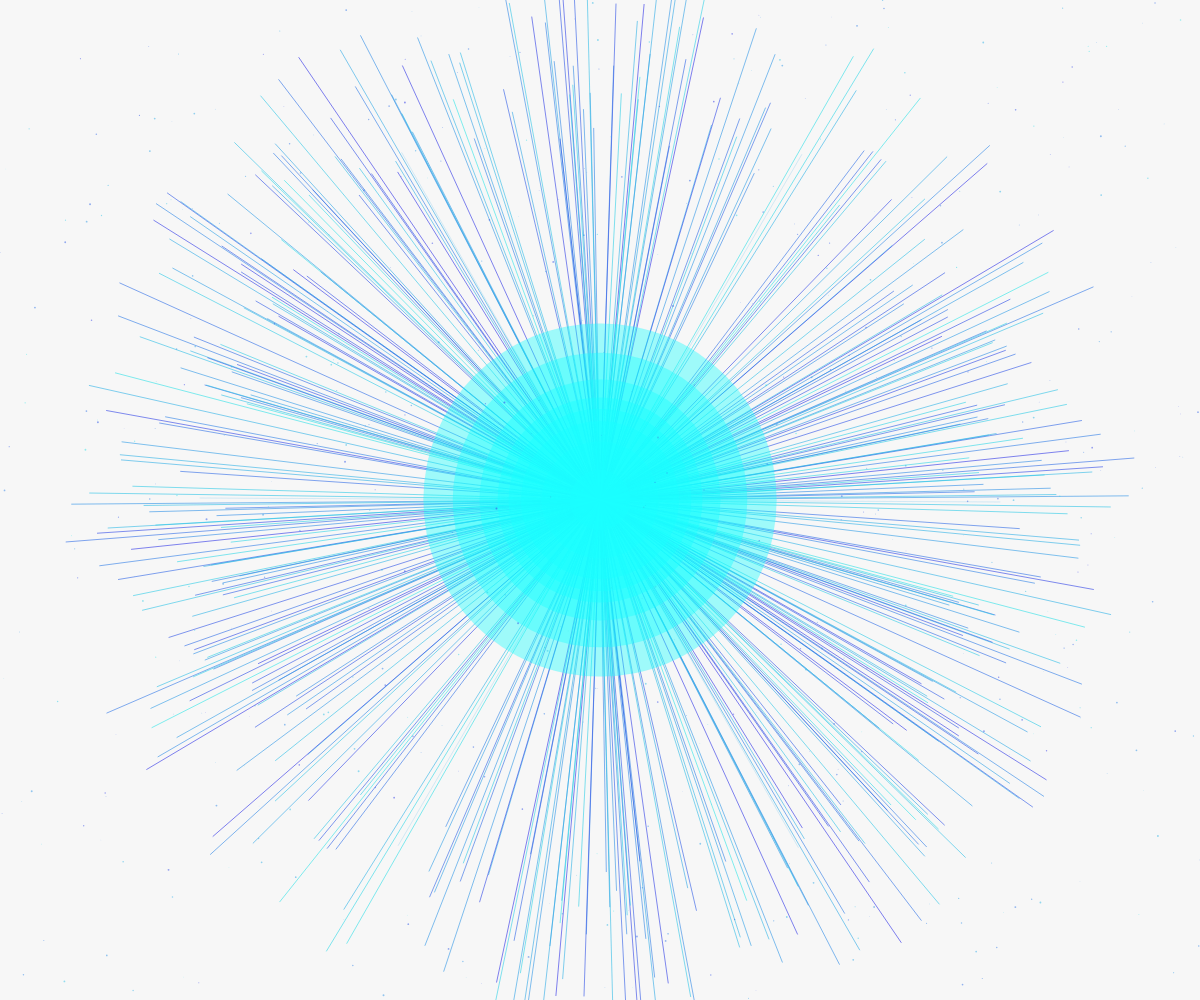
Frame 1 (no input)
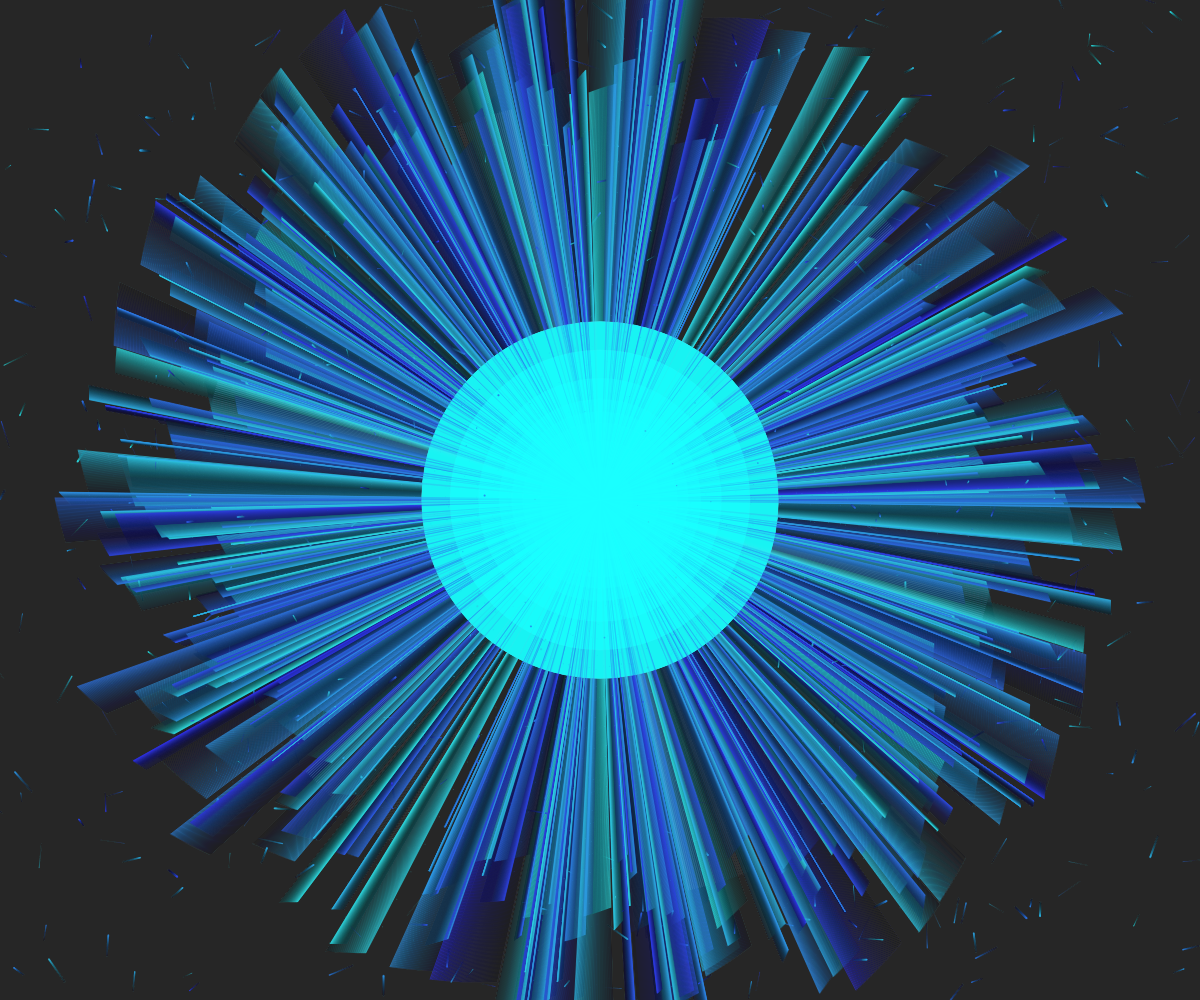
Frame 60 (no input)
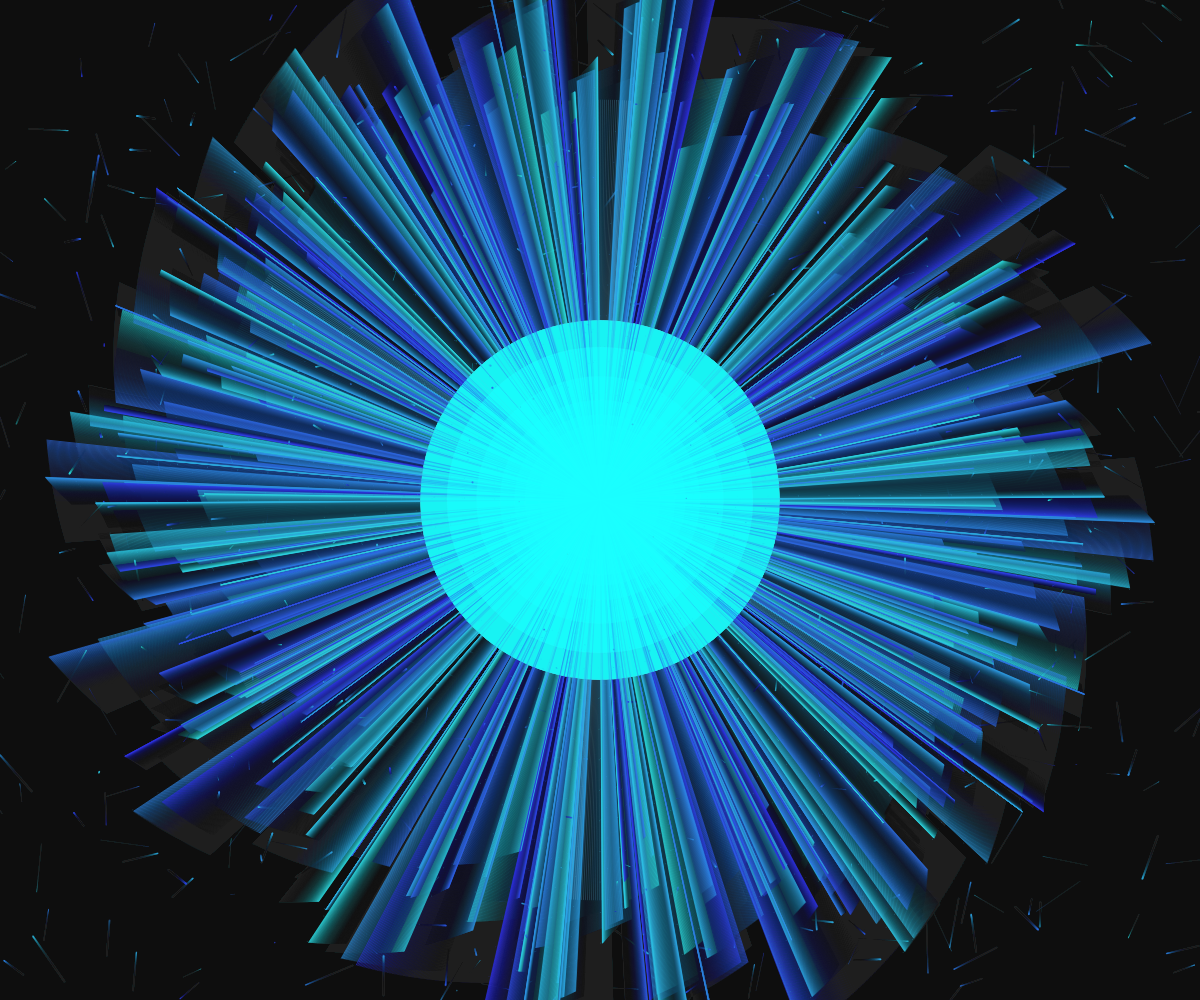
Frame 120 (the mouse pressed at the canvas centre since frame 60)

The p5.js sketch that drew these frames (run headless with seeded random() and noise() and a simulated clock; from frame 60 on, the mouse is pressed at the canvas centre):

// p5.js sketch
// ── sketch.js
let kaleidoLines = [];
let time = 0;
let particles = [];

function setup() {
  createCanvas(windowWidth, windowHeight);
  colorMode(HSB, 360, 100, 100, 1);
  frameRate(30);
  
  // Initialize kaleidoscopic lines
  for (let i = 0; i < 200; i++) {
    kaleidoLines.push({
      angle: random(TWO_PI),
      radius: random(width * 0.3, width * 0.45),
      speed: random(0.001, 0.005),
      hue: random(180, 240),
      age: 0,
      maxAge: random(200, 400),
      phase: random(TWO_PI)
    });
  }
  
  // Initialize particles for fractal effect
  for (let i = 0; i < 500; i++) {
    particles.push({
      x: random(width),
      y: random(height),
      size: random(0.5, 2),
      speed: random(0.1, 0.5),
      angle: random(TWO_PI),
      hue: random(180, 240),
      age: 0,
      maxAge: random(100, 300)
    });
  }
}

function draw() {
  background(0, 0, 5, 0.03);
  
  time += 0.01;
  
  // Draw kaleidoscopic symmetry
  strokeWeight(1);
  for (let i = 0; i < 6; i++) {
    let angle = time * 0.5 + i * TWO_PI / 6;
    let radius = min(width, height) * 0.4;
    let x1 = width/2 + cos(angle) * radius;
    let y1 = height/2 + sin(angle) * radius;
    let x2 = width/2 + cos(angle + PI) * radius;
    let y2 = height/2 + sin(angle + PI) * radius;
    stroke(200, 50, 90, 0.15);
    line(x1, y1, x2, y2);
  }
  
  // Draw evolving geometric patterns
  for (let i = 0; i < kaleidoLines.length; i++) {
    let l = kaleidoLines[i];
    
    // Update line parameters
    l.angle += l.speed * sin(time * 0.3 + l.phase) * 0.5;
    l.radius += sin(time * 0.2 + l.phase) * 0.3;
    l.age++;
    
    // Reset aging lines
    if (l.age > l.maxAge || l.radius < 0 || l.radius > width * 0.5) {
      l.angle = random(TWO_PI);
      l.radius = random(width * 0.3, width * 0.45);
      l.speed = random(0.001, 0.005);
      l.age = 0;
      l.maxAge = random(200, 400);
      l.phase = random(TWO_PI);
    }
    
    // Draw the line
    let x1 = width/2 + cos(l.angle) * l.radius;
    let y1 = height/2 + sin(l.angle) * l.radius;
    let x2 = width/2 + cos(l.angle + PI) * l.radius;
    let y2 = height/2 + sin(l.angle + PI) * l.radius;
    
    stroke(l.hue, 80, 90, 0.6);
    line(x1, y1, x2, y2);
    
    // Draw connecting lines for fractal effect
    if (l.age % 10 === 0) {
      let d = dist(x1, y1, x2, y2); // renamed from 'dist' to avoid conflict
      let segments = floor(d / 30);
      for (let j = 0; j < segments; j++) {
        let t = j / segments;
        let px = lerp(x1, x2, t);
        let py = lerp(y1, y2, t);
        
        // Add slight offset to create fractal texture
        let offset = sin(time * 0.5 + t) * 3;
        let offAngle = l.angle + PI/2;
        px += cos(offAngle) * offset;
        py += sin(offAngle) * offset;
        
        stroke(l.hue, 80, 90, 0.3);
        point(px, py);
      }
    }
  }
  
  // Draw central crystalline structure
  noStroke();
  fill(180, 90, 100, 0.4);
  for (let i = 0; i < 12; i++) {
    let angle = time * 0.3 + i * TWO_PI / 12;
    let radius = 20 + sin(time * 0.7) * 5;
    let x = width/2 + cos(angle) * radius;
    let y = height/2 + sin(angle) * radius;
    ellipse(x, y, 3);
  }
  
  // Draw expanding rings
  for (let i = 0; i < 8; i++) {
    let radius = 30 + i * 20 + sin(time * 0.5 + i) * 10;
    stroke(200, 40, 90, 0.1);
    strokeWeight(0.5);
    ellipse(width/2, height/2, radius * 2);
  }
  
  // Draw particles for dynamic complexity
  for (let i = 0; i < particles.length; i++) {
    let p = particles[i];
    
    // Update particle position
    p.x += cos(p.angle) * p.speed;
    p.y += sin(p.angle) * p.speed;
    p.age++;
    
    // Reset aging particles
    if (p.age > p.maxAge || p.x < 0 || p.x > width || p.y < 0 || p.y > height) {
      p.x = random(width);
      p.y = random(height);
      p.angle = random(TWO_PI);
      p.age = 0;
      p.maxAge = random(100, 300);
    }
    
    // Draw particle
    fill(p.hue, 80, 90, 0.5);
    noStroke();
    ellipse(p.x, p.y, p.size);
  }
}

function windowResized() {
  resizeCanvas(windowWidth, windowHeight);
}
